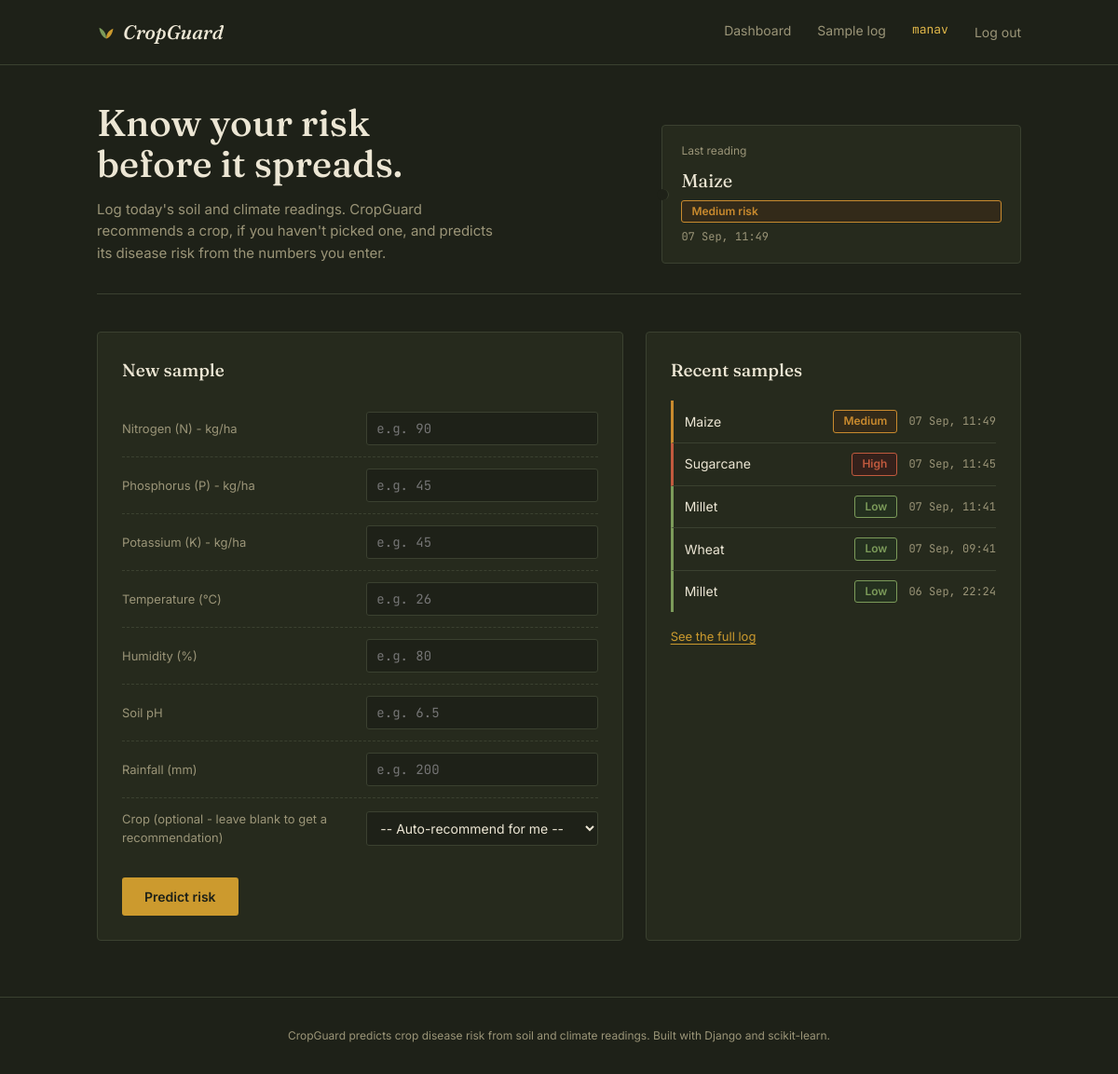
Screenshot of / (signed in) with the database file from the repository.
### predictor/models.py (models this page shows, shortened)
class PredictionRecord(models.Model):
    RISK_CHOICES = [
        ("Low", "Low"),
        ("Medium", "Medium"),
        ("High", "High"),
    ]
    user = models.ForeignKey(
        settings.AUTH_USER_MODEL,   # Points to Django's user model (auth.User)
        on_delete=models.CASCADE,   # Cascade delete: user deletion removes their predictions
        related_name="predictions", # user.predictions returns all PredictionRecords for that user
    )
    nitrogen = models.FloatField()      # Nitrogen level in kg/ha
    phosphorus = models.FloatField()    # Phosphorus level in kg/ha
    potassium = models.FloatField()     # Potassium level in kg/ha
    temperature = models.FloatField()   # Air temperature in °C
    humidity = models.FloatField()      # Relative humidity in %
    ph = models.FloatField()            # Soil pH level (0-14 scale)
    rainfall = models.FloatField()      # Rainfall in mm
    selected_crop = models.CharField(max_length=50, blank=True, null=True)
    recommended_crop = models.CharField(max_length=50, blank=True, null=True)
    disease_risk = models.CharField(max_length=10, choices=RISK_CHOICES)
    risk_confidence = models.FloatField(help_text="Model's confidence (0-1) in the predicted risk class")
    created_at = models.DateTimeField(auto_now_add=True)
    class Meta:
        ordering = ["-created_at"]

### predictor/views.py (the view)
# urls.py: path("", views.dashboard, name="dashboard"),
@login_required  # This decorator redirects unauthenticated users to LOGIN_URL ("login")
def dashboard(request):
    if request.method == "POST":
        form = PredictionForm(request.POST)
        if form.is_valid():
            features = {f: form.cleaned_data[f] for f in NUMERIC_FEATURES}
            selected_crop = form.cleaned_data.get("selected_crop") or ""
            result = run_prediction(features, selected_crop)
            record = PredictionRecord.objects.create(
                user=request.user,                              # Link to the logged-in user
                nitrogen=features["nitrogen"],                 # Store input: nitrogen level
                phosphorus=features["phosphorus"],             # Store input: phosphorus level
                potassium=features["potassium"],               # Store input: potassium level
                temperature=features["temperature"],           # Store input: temperature
                humidity=features["humidity"],                 # Store input: humidity
                ph=features["ph"],                             # Store input: soil pH
                rainfall=features["rainfall"],                 # Store input: rainfall
                selected_crop=selected_crop or None,           # Store the crop the user chose (if any)
                recommended_crop=result["recommended_crop"],   # Store the ML-recommended crop
                disease_risk=result["disease_risk"],           # Store the predicted risk level
                risk_confidence=result["confidence"],          # Store the model's confidence percentage
            )
            request.session["last_result_id"] = record.id
            return redirect("result")
        else:
            messages.error(request, "Please correct the errors below.")
    else:
        form = PredictionForm()
    recent = PredictionRecord.objects.filter(user=request.user)[:5]
    return render(request, "predictor/dashboard.html", {"form": form, "recent": recent})

### predictor/templates/predictor/dashboard.html (shortened to what this page needs)
{% extends "predictor/base.html" %}
{% block content %}
<section class="hero">
    <div class="hero-text">
        <h1>Know your risk<br>before it spreads.</h1>
        <p>Log today's soil and climate readings. CropGuard recommends a crop, if you haven't picked one,
           and predicts its disease risk from the numbers you enter.</p>
    </div>
    <div class="hero-ticket">
        {% for r in recent %}
            {% if forloop.first %}
                <span class="ticket-eyebrow">Last reading</span>
                <span class="ticket-crop">{{ r.recommended_crop|default:r.selected_crop|title }}</span>
                <span class="ticket-risk badge badge-{{ r.disease_risk|lower }}">{{ r.disease_risk }} risk</span>
                <span class="ticket-time">{{ r.created_at|date:"d M, H:i" }}</span>
            {% endif %}
        {% empty %}
            <span class="ticket-eyebrow">No readings yet</span>
            <span class="ticket-crop">Your first sample</span>
            <span class="ticket-time">will appear here</span>
        {% endfor %}
    </div>
</section>
<div class="ledger-grid">
    <div class="panel">
        <h2>New sample</h2>
        <form method="post" novalidate>
            <div class="sheet">
                {% for field in form %}
                    <div class="sheet-row">
                        <label for="{{ field.id_for_label }}">{{ field.label }}</label>
                        {{ field }}
                    </div>
                {% endfor %}
            </div>
            <button type="submit" class="btn-primary">Predict risk</button>
        </form>
    </div>
    <div class="panel">
        <h2>Recent samples</h2>
        {% if recent %}
            <ul class="log-list">
                {% for r in recent %}
                    <li class="log-entry log-entry--{{ r.disease_risk|lower }}">
                        <span class="log-crop">{{ r.recommended_crop|default:r.selected_crop|title }}</span>
                        <span class="badge badge-{{ r.disease_risk|lower }}">{{ r.disease_risk }}</span>
                        <span class="log-time">{{ r.created_at|date:"d M, H:i" }}</span>
                    </li>
                {% endfor %}
            </ul>
            <a href="{% url 'history' %}" class="link">See the full log</a>
        {% else %}
            <p class="muted">No samples yet — your first reading will show up here.</p>
        {% endif %}
    </div>
</div>
{% endblock %}

### predictor/templates/predictor/base.html (shortened to what this page needs)
{% load static %}
<!DOCTYPE html>
<html lang="en">
<head>
    <link rel="stylesheet" href="{% static 'css/style.css' %}">
</head>
<body>
    <nav class="navbar">
        <div class="nav-inner">
            <a href="{% url 'dashboard' %}" class="brand">
                <svg class="brand-mark" width="20" height="20" viewBox="0 0 24 24" fill="none" aria-hidden="true">
                    <path d="M12 21c0-6.5 3.5-11 9-13-1 7-4.5 11.5-9 13Z" fill="var(--gold)"/>
                    <path d="M12 21c0-7-3.8-12-9-14 1 7.5 4.8 12.5 9 14Z" fill="var(--leaf)"/>
                </svg>
                <span class="brand-word">CropGuard</span>
            </a>
            <div class="nav-links">
                {% if user.is_authenticated %}
                    <a href="{% url 'dashboard' %}">Dashboard</a>
                    <a href="{% url 'history' %}">Sample log</a>
                    <span class="nav-user">{{ user.username }}</span>
                    <form method="post" action="{% url 'logout' %}">
                        <button type="submit" class="nav-logout">Log out</button>
                    </form>
                {% else %}
                    <a href="{% url 'login' %}">Log in</a>
                    <a href="{% url 'register' %}">Sign up</a>
                {% endif %}
            </div>
        </div>
    </nav>
    <main class="container" id="main">
        {% block content %}{% endblock %}
    </main>
    <footer class="footer">
        <p>CropGuard predicts crop disease risk from soil and climate readings. Built with Django and scikit-learn.</p>
    </footer>
</body>
</html>

### rows the page displays
PredictionRecord: recommended_crop "Maize", disease_risk "Medium", created_at "07 Sep, 11:49"
PredictionRecord: recommended_crop "Sugarcane", disease_risk "High", created_at "07 Sep, 11:45"
PredictionRecord: recommended_crop "Millet", disease_risk "Low", created_at "07 Sep, 11:41"
PredictionRecord: recommended_crop "Wheat", disease_risk "Low", created_at "07 Sep, 09:41"
PredictionRecord: recommended_crop "Millet", disease_risk "Low", created_at "06 Sep, 22:24"

### other values shown
{{ user.username }} "manav"
{{ field.label }} "Nitrogen (N) - kg/ha" "Phosphorus (P) - kg/ha" "Potassium (K) - kg/ha" "Temperature (°C)" "Humidity (%)" "Soil pH" "Rainfall (mm)" "Crop (optional - leave blank to get a recommendation)"
